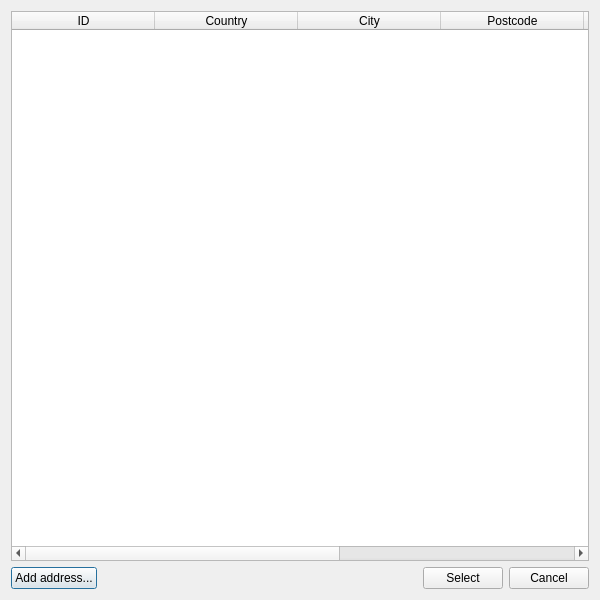
<?xml version="1.0" encoding="UTF-8"?>
<ui version="4.0">
 <class>AddressChoiceDialog</class>
 <widget class="QDialog" name="AddressChoiceDialog">
  <property name="geometry">
   <rect>
    <x>0</x>
    <y>0</y>
    <width>600</width>
    <height>600</height>
   </rect>
  </property>
  <property name="windowTitle">
   <string>Choose address...</string>
  </property>
  <layout class="QVBoxLayout" name="verticalLayout">
   <item>
    <widget class="QTableWidget" name="addresses_list">
     <property name="sizeAdjustPolicy">
      <enum>QAbstractScrollArea::AdjustToContents</enum>
     </property>
     <property name="autoScroll">
      <bool>false</bool>
     </property>
     <property name="editTriggers">
      <set>QAbstractItemView::NoEditTriggers</set>
     </property>
     <property name="tabKeyNavigation">
      <bool>false</bool>
     </property>
     <property name="alternatingRowColors">
      <bool>true</bool>
     </property>
     <property name="selectionMode">
      <enum>QAbstractItemView::SingleSelection</enum>
     </property>
     <property name="selectionBehavior">
      <enum>QAbstractItemView::SelectRows</enum>
     </property>
     <property name="sortingEnabled">
      <bool>true</bool>
     </property>
     <property name="columnCount">
      <number>7</number>
     </property>
     <attribute name="horizontalHeaderVisible">
      <bool>true</bool>
     </attribute>
     <attribute name="horizontalHeaderCascadingSectionResizes">
      <bool>false</bool>
     </attribute>
     <attribute name="horizontalHeaderDefaultSectionSize">
      <number>143</number>
     </attribute>
     <attribute name="horizontalHeaderHighlightSections">
      <bool>true</bool>
     </attribute>
     <attribute name="horizontalHeaderShowSortIndicator" stdset="0">
      <bool>true</bool>
     </attribute>
     <attribute name="horizontalHeaderStretchLastSection">
      <bool>true</bool>
     </attribute>
     <attribute name="verticalHeaderVisible">
      <bool>false</bool>
     </attribute>
     <column>
      <property name="text">
       <string>ID</string>
      </property>
     </column>
     <column>
      <property name="text">
       <string>Country</string>
      </property>
     </column>
     <column>
      <property name="text">
       <string>City</string>
      </property>
     </column>
     <column>
      <property name="text">
       <string>Postcode</string>
      </property>
     </column>
     <column>
      <property name="text">
       <string>Street</string>
      </property>
     </column>
     <column>
      <property name="text">
       <string>House number</string>
      </property>
     </column>
     <column>
      <property name="text">
       <string>Apartment number</string>
      </property>
     </column>
    </widget>
   </item>
   <item>
    <layout class="QHBoxLayout" name="horizontalLayout">
     <item>
      <widget class="QPushButton" name="add_button">
       <property name="text">
        <string>Add address...</string>
       </property>
      </widget>
     </item>
     <item>
      <spacer name="button_spacer">
       <property name="orientation">
        <enum>Qt::Horizontal</enum>
       </property>
       <property name="sizeHint" stdset="0">
        <size>
         <width>40</width>
         <height>20</height>
        </size>
       </property>
      </spacer>
     </item>
     <item>
      <widget class="QPushButton" name="select_button">
       <property name="text">
        <string>Select</string>
       </property>
      </widget>
     </item>
     <item>
      <widget class="QPushButton" name="cancel_button">
       <property name="text">
        <string>Cancel</string>
       </property>
      </widget>
     </item>
    </layout>
   </item>
  </layout>
 </widget>
 <resources/>
 <connections>
  <connection>
   <sender>cancel_button</sender>
   <signal>clicked()</signal>
   <receiver>AddressChoiceDialog</receiver>
   <slot>reject()</slot>
   <hints>
    <hint type="sourcelabel">
     <x>562</x>
     <y>580</y>
    </hint>
    <hint type="destinationlabel">
     <x>677</x>
     <y>651</y>
    </hint>
   </hints>
  </connection>
 </connections>
</ui>
